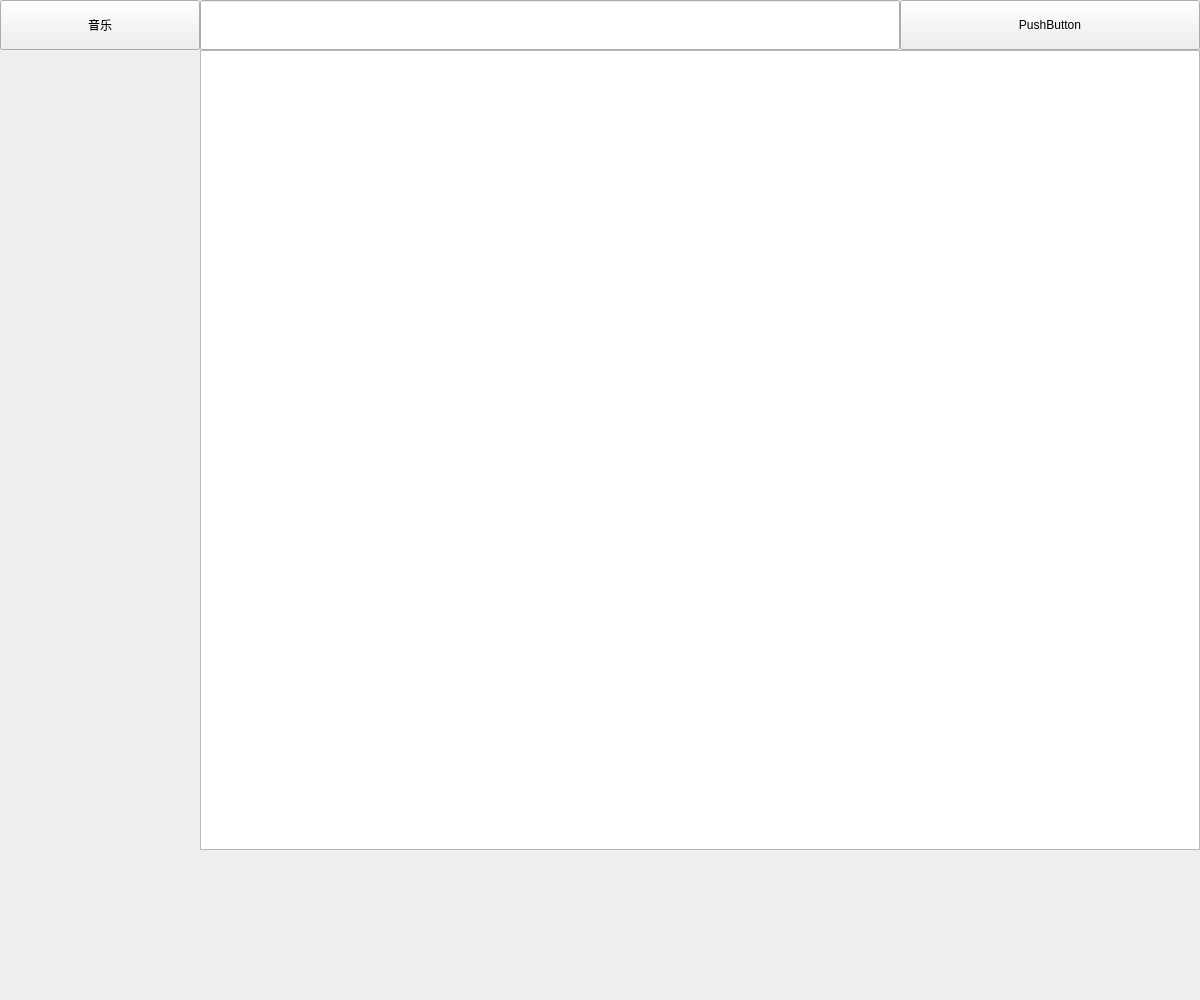
<?xml version="1.0" encoding="UTF-8"?>
<ui version="4.0">
 <class>Weather</class>
 <widget class="QWidget" name="Weather">
  <property name="geometry">
   <rect>
    <x>0</x>
    <y>0</y>
    <width>1200</width>
    <height>1000</height>
   </rect>
  </property>
  <property name="windowTitle">
   <string>Form</string>
  </property>
  <widget class="QPushButton" name="pushButton">
   <property name="geometry">
    <rect>
     <x>0</x>
     <y>0</y>
     <width>200</width>
     <height>50</height>
    </rect>
   </property>
   <property name="text">
    <string>音乐</string>
   </property>
  </widget>
  <widget class="QLineEdit" name="lineEdit">
   <property name="geometry">
    <rect>
     <x>200</x>
     <y>0</y>
     <width>700</width>
     <height>50</height>
    </rect>
   </property>
  </widget>
  <widget class="QPushButton" name="find">
   <property name="geometry">
    <rect>
     <x>900</x>
     <y>0</y>
     <width>300</width>
     <height>50</height>
    </rect>
   </property>
   <property name="text">
    <string>PushButton</string>
   </property>
  </widget>
  <widget class="QTableView" name="tableView">
   <property name="geometry">
    <rect>
     <x>200</x>
     <y>50</y>
     <width>1000</width>
     <height>800</height>
    </rect>
   </property>
  </widget>
 </widget>
 <resources/>
 <connections/>
</ui>
